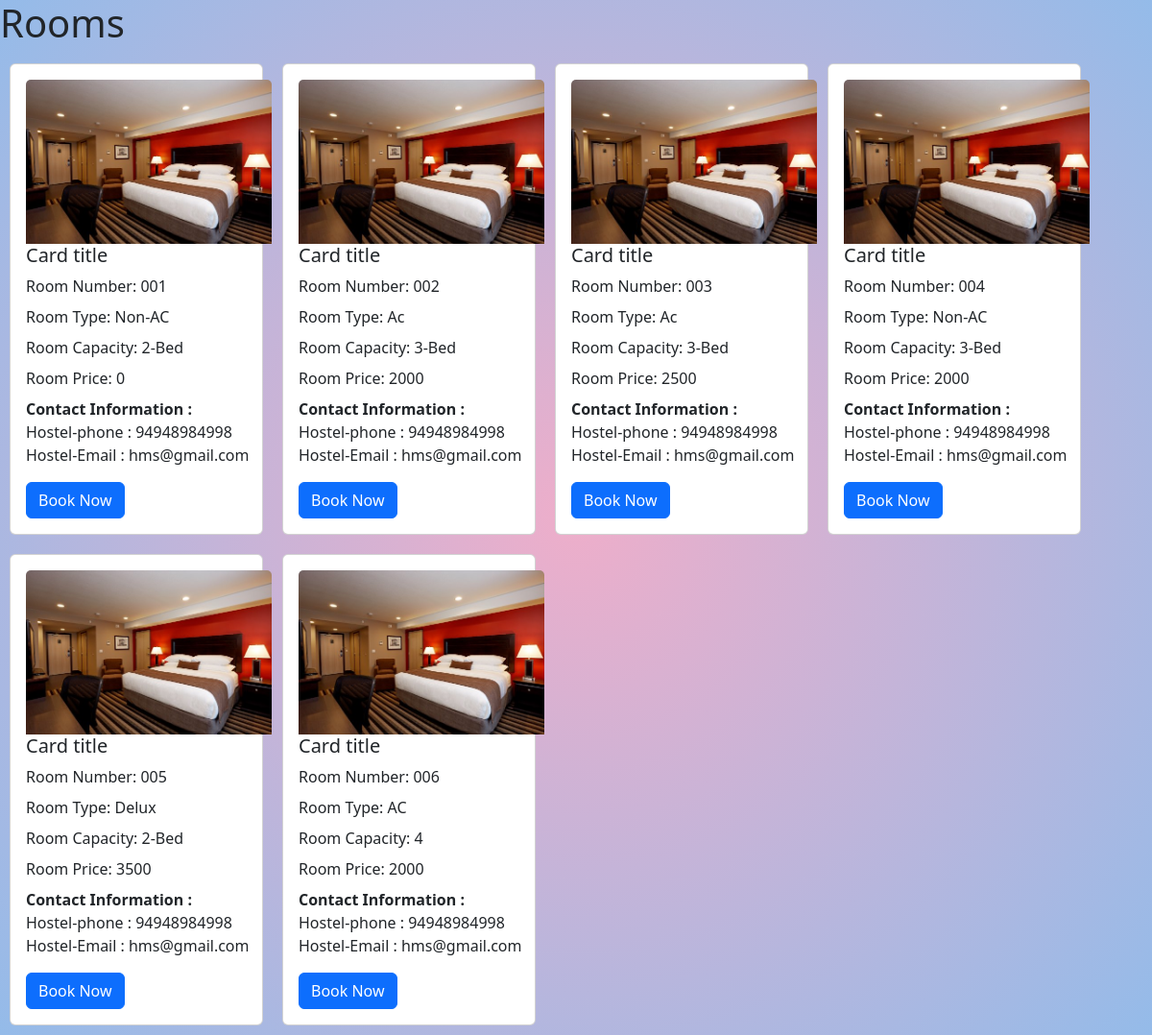
The app's page /fetch with its own data.
### website1/models.py (models this page shows)
class Rooms(models.Model):
    Id = models.AutoField
    Room_ID = models.CharField(max_length=50)
    Room_Type = models.CharField(max_length=30)
    Room_Capacity = models.CharField(max_length=40)
    Fee = models.IntegerField(default=0)
    def __str__(self):
        return self.Room_ID

### website1/views.py (the view)
# urls.py: path('fetch',retrieve,name='RET'),
def retrieve(request):
    rooms = Rooms.objects.all()
    print(rooms)
    params = {'rm':rooms}
    return render(request,'roomsfetch.html',params)

### website1/Templates/roomsfetch.html (shortened to what this page needs)
<!DOCTYPE html>
{% load static %}
<html>
  <head>
    <link rel="stylesheet" href="https://cdn.jsdelivr.net/npm/bootstrap@5.3.0-alpha3/dist/css/bootstrap.rtl.min.css"
>
  </head>
  <body class="bg">
  <h1>Rooms</h1>
    <div class="card-container">
  <section class="FlexContainer">
      {% for x in rm %}
        <div class="card" >
          <div class="card-body"style="width: 18rem;">
                <img src="{%static '/images/room1.jpg'%}" class="card-img-top" alt="...">
                  <h5 class="card-title">Card title</h5>
                  <p class="card-title">Room Number: {{x.Room_ID}}</p>
    <p class="card-title">Room Type: {{x.Room_Type}}</p>
    <p class="card-title">Room Capacity: {{x.Room_Capacity}}</p>
    <p class="card-title">Room Price: {{x.Fee}}</p>
<p class="card-text"><b>Contact Information :</b><BR>Hostel-phone : 94948984998 <BR>Hostel-Email : hms@gmail.com</p>
                  <a href="/room_book" class="btn btn-primary">Book Now</a>
                </div>
              </div>
      {% endfor %}
 </div>
  </body>
</html>

### website1/Templates/roomsfetch.html (style rules this page uses)
.FlexContainer { display: flex; flex-wrap: wrap;  align-items: flex-start; align-content: flex-end;  background-color: #2f1d58;  overflow: auto; flex-direction: row; }
.card { margin: 10px; width: 22%; }

### records on screen
Rooms: Room_ID "001", Room_Type "Non-AC", Room_Capacity "2-Bed", Fee "0"
Rooms: Room_ID "002", Room_Type "Ac", Room_Capacity "3-Bed", Fee "2000"
Rooms: Room_ID "003", Room_Type "Ac", Room_Capacity "3-Bed", Fee "2500"
Rooms: Room_ID "004", Room_Type "Non-AC", Room_Capacity "3-Bed", Fee "2000"
Rooms: Room_ID "005", Room_Type "Delux", Room_Capacity "2-Bed", Fee "3500"
Rooms: Room_ID "006", Room_Type "AC", Room_Capacity "4", Fee "2000"
